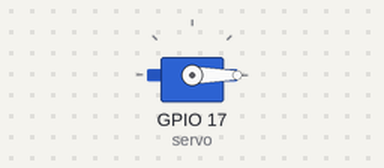
A program run on a simulated Raspberry Pi (BCM pin numbers). Shown: servo. Servo angles are drawn from the pulse width (0.5 ms = 0°, 2.5 ms = 180°).

Above: at 0.05 s.
At 3.0 s:
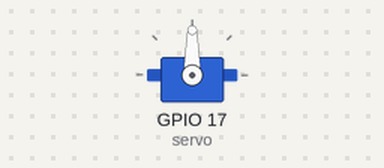
At 6.0 s:
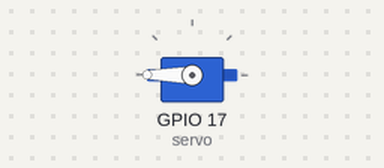
Timing chart, 0 to 7.8 s (numbered marks = the images above):
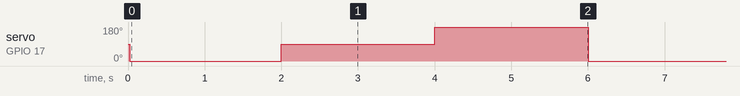

The program:

servo_gpzero.py
```python
from gpiozero import Servo
from time import sleep

from gpiozero.pins.pigpio import PiGPIOFactory
factory = PiGPIOFactory()
servo = Servo(17, min_pulse_width=0.5/1000, max_pulse_width=2.5/1000, pin_factory=factory)

#servo = Servo(17)
while True:
    servo.min()
    sleep(2)
    servo.mid()
    sleep(2)
    servo.max()
    sleep(2)
```

Measured:
- by itself, servo on GPIO 17 (servo): repeats every 6.0 s: 90° 2.0 s, 180° 2.0 s, 0° 2.0 s
